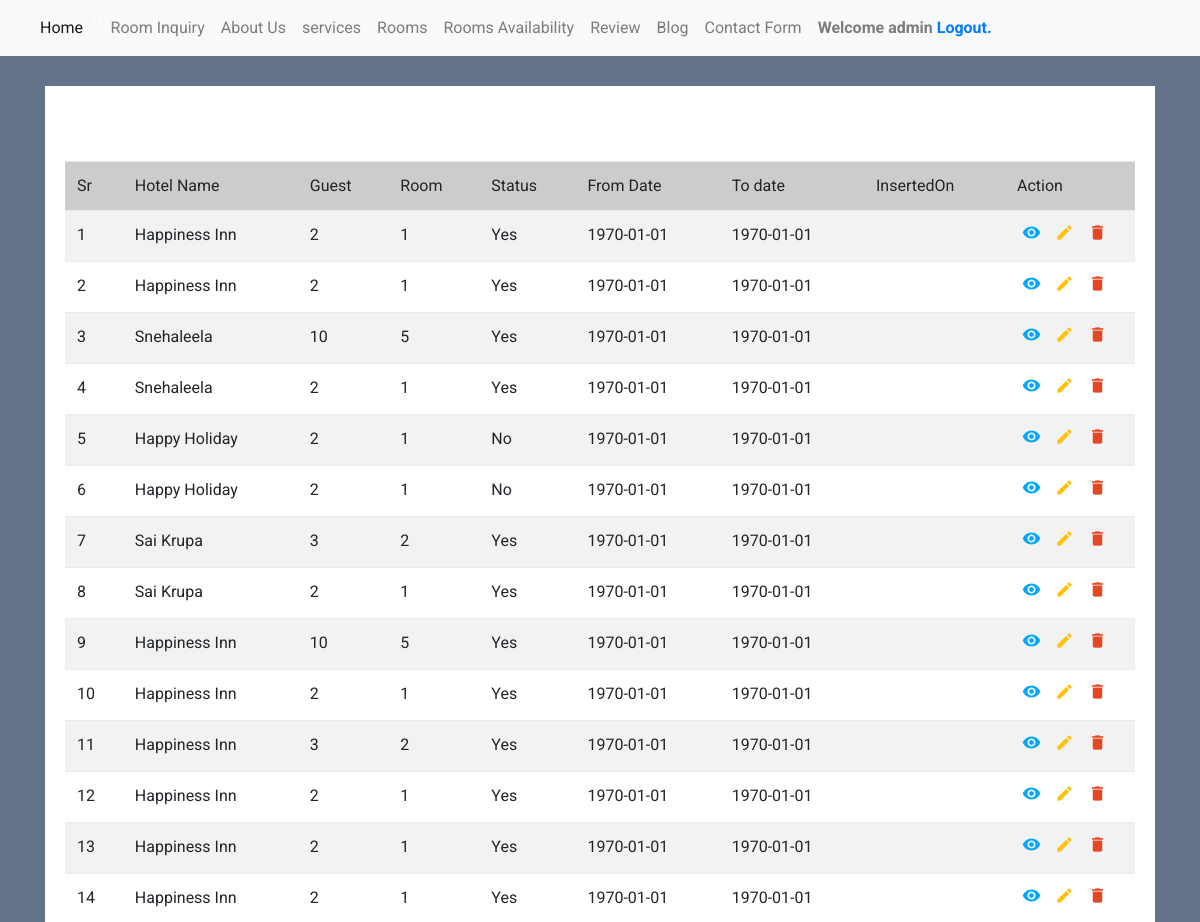
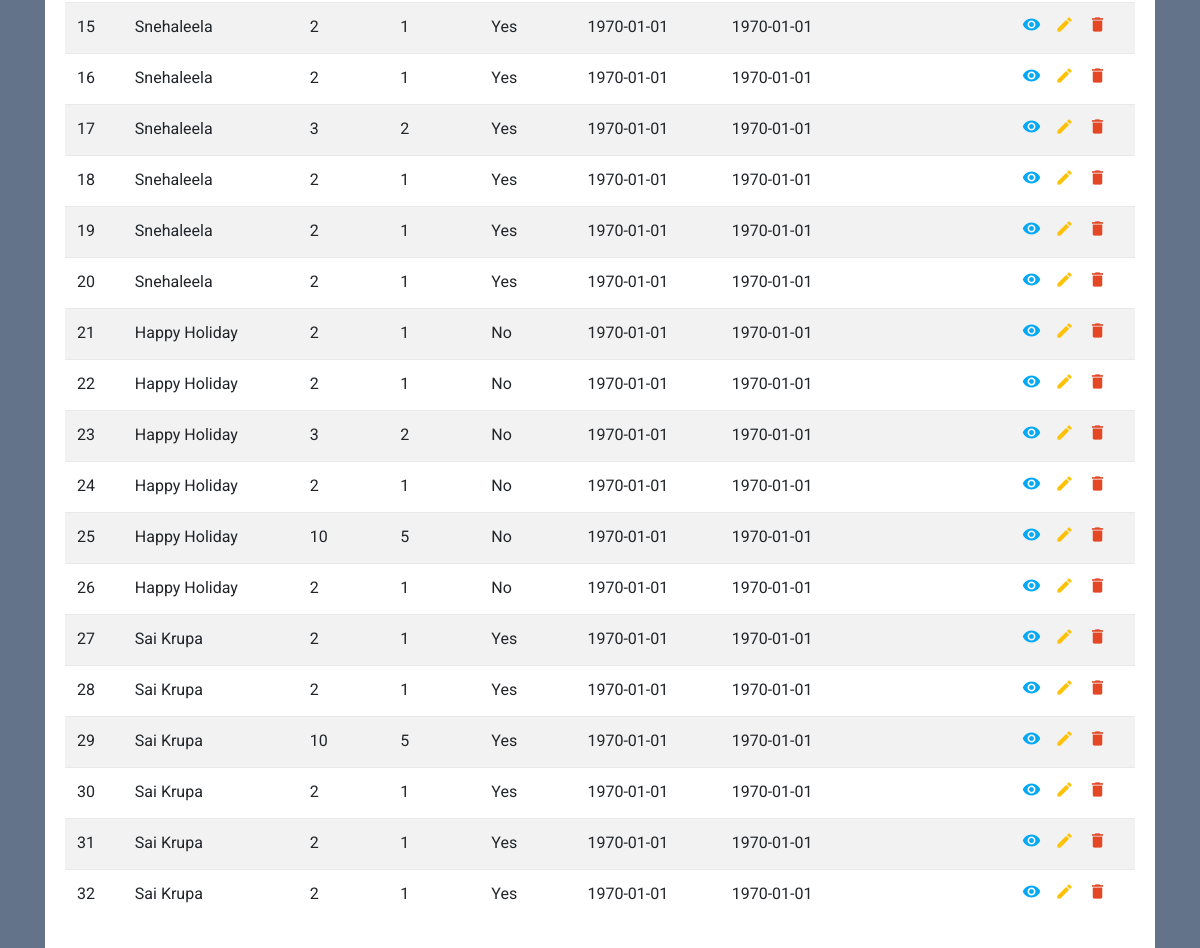
Screenshot of /admin/room_inquiry.php (signed in) with the database file from the repository (2 pictures, top to bottom).
### tables this page shows
CREATE TABLE `room_inquiry` (
  `id` int(11) NOT NULL,
  `checkIn` date NOT NULL,
  `checkOut` date NOT NULL,
  `guest` varchar(11) NOT NULL,
  `room` varchar(11) NOT NULL,
  `room_id` int(11) NOT NULL,
  `mobile_no` varchar(12) NOT NULL
);

CREATE TABLE `room_availability` (
  `id` int(11) NOT NULL,
  `room_id` varchar(11) NOT NULL,
  `hotel_id` int(11) NOT NULL,
  `hotel_name` varchar(50) NOT NULL,
  `hotel_room_name` varchar(50) NOT NULL,
  `Status` varchar(50) NOT NULL,
  `dtfrom` date NOT NULL,
  `dtto` date NOT NULL
);

### admin/room_inquiry.php (the view, shortened to what this page needs)
<?php
include('dbconnection.php');
if(!isset($_SESSION['valid'])) {
    header('Location: index.php');
}
else
{
?>
<!DOCTYPE html>
<html lang="en">
<head>
<link rel="stylesheet" href="https://stackpath.bootstrapcdn.com/bootstrap/4.5.0/css/bootstrap.min.css">
<link rel="stylesheet" href="https://maxcdn.bootstrapcdn.com/font-awesome/4.7.0/css/font-awesome.min.css">
</head>
<body>
<nav class="navbar navbar-expand-lg navbar-light bg-light">
<div class="collapse navbar-collapse" id="navbarSupportedContent">
<ul class="navbar-nav mr-auto">
<li class="nav-item active">
<a class="nav-link" href="main.php">Home <span class="sr-only">(current)</span></a>
</li>
<li class="nav-item">
<a class="nav-link" href="room_inquiry.php">Room Inquiry</a>
</li>
<li class="nav-item">
<a class="nav-link" href="about_us.php">About Us</a>
</li>
<li class="nav-item">
<a class="nav-link" href="services.php">services</a>
</li>
<li class="nav-item">
<a class="nav-link" href="main.php">Rooms</a>
</li>
<li class="nav-item">
<a class="nav-link" href="room_availibility.php">Rooms Availability</a>
</li>
<li class="nav-item">
<a class="nav-link" href="review.php">Review</a>
</li>
<li class="nav-item">
<a class="nav-link" href="blog.php">Blog</a>
</li>
<li class="nav-item">
<a class="nav-link" href="contact.php">Contact Form</a>
</li>
<li class="nav-item">
<div class="nav-link"><b>Welcome <?php echo $_SESSION["username"]; ?> <a href="logout.php" tite="Logout">Logout.</a></b></div>
</li>
</ul>
</div>
</nav>
<div class="container-xl">
<div class="table-responsive">
<div class="table-wrapper">
<div class="table-title">
<div class="row">
<div class="col-sm-5">
<h2><b>Assignment</b></h2>
</div>
<div class="col-sm-7" align="right">
</div>
</div>
</div>
<table class="table table-striped table-hover">
<thead>
<tr bgcolor='#CCCCCC'>
<td>Sr</td>
<td>Hotel Name</td>
<td>Guest</td>
<td>Room</td>
<td>Status</td>
<td>From Date</td>
<td>To date</td>
<td>InsertedOn</td>
<td>Action</td>
</tr>
</thead>
<tbody>
<?php
$ret=mysqli_query($con,"SELECT  *,room_availability.hotel_name,room_availability.Status FROM room_inquiry left join room_availability on room_inquiry.room_id = room_availability.room_id");
$cnt=1;
$row=mysqli_num_rows($ret);
if($row>0){
while ($row=mysqli_fetch_array($ret)) {
?>
<tr>
<td><?php echo $cnt;?></td>
<td><?php  echo $row['hotel_name'];?></td>
<td> <?php  echo $row['guest'];?></td>
<td> <?php  echo $row['room'];?></td>
<td> <?php  echo $row['Status'];?></td>
<td> <?php echo $row['checkIn'];?></td>
<td> <?php  echo $row['checkOut'];?></td>
<td> <?php  echo $row['InsertedOn'];?></td>
<td>
<?php
if($_SESSION["admin_status"] == "Y")
{
    ?>
<a href="read.php?viewid=<?php echo htmlentities ($row['id']);?>" class="view" title="View" data-toggle="tooltip"><i class="material-icons">&#xE417;</i></a>
    <a href="room_avl_edit.php?editid=<?php echo htmlentities ($row['id']);?>" class="edit" title="Edit" data-toggle="tooltip"><i class="material-icons">&#xE254;</i></a>
    <a href="main.php?delid=<?php echo ($row['id']);?>" class="delete" title="Delete" data-toggle="tooltip" onclick="return confirm('Do you really want to Delete ?');"><i class="material-icons">&#xE872;</i></a>
    <?php
}
?>
</td>
</tr>
<?php
$cnt=$cnt+1;
} } else {?>
<tr>
    <th style="text-align:center; color:red;" colspan="6">No Record Found</th>
</tr>
<?php } ?>
</tbody>
</table>
</div>
</div>
</div>
</body>
</html>
<?php
}
?>

### admin/room_inquiry.php (style rules this page uses)
body { color: #fff; background: #63738a; font-family: 'Roboto', sans-serif; }
.table-responsive { margin: 30px 0; }
.table-wrapper { min-width: 1000px; background: #fff; padding: 20px; box-shadow: 0 1px 1px rgba(0,0,0,.05); }
.table-title { font-size: 15px; padding-bottom: 10px; margin: 0 0 10px; min-height: 45px; }
.table-title h2 { margin: 5px 0 0; font-size: 24px; }
table.table tr th, table.table tr td { border-color: #e9e9e9; }
table.table td:last-child { width: 130px; }
table.table td a { color: #a0a5b1; display: inline-block; margin: 0 5px; }
table.table td a.view { color: #03A9F4; }
table.table td a.edit { color: #FFC107; }
table.table td a.delete { color: #E34724; }
table.table td i { font-size: 19px; }

### rows the page displays
room_inquiry: room_availability.hotel_name "Happiness Inn", guest "2", room "1", room_availability.Status "Yes", checkIn "1970-01-01", checkOut "1970-01-01", room_availability.hotel_name "Snehaleela", room_availability.hotel_name "Happy Holiday", room_availability.Status "No", room_availability.hotel_name "Sai Krupa"
room_inquiry: room_availability.hotel_name "Happiness Inn", guest "2", room "1", room_availability.Status "Yes", checkIn "1970-01-01", checkOut "1970-01-01", room_availability.hotel_name "Snehaleela", room_availability.hotel_name "Happy Holiday", room_availability.Status "No", room_availability.hotel_name "Sai Krupa"
room_inquiry: room_availability.hotel_name "Snehaleela", guest "10", room "5", room_availability.Status "Yes", checkIn "1970-01-01", checkOut "1970-01-01", room_availability.hotel_name "Happiness Inn", room_availability.hotel_name "Happy Holiday", room_availability.Status "No", room_availability.hotel_name "Sai Krupa"
room_inquiry: room_availability.hotel_name "Snehaleela", guest "2", room "1", room_availability.Status "Yes", checkIn "1970-01-01", checkOut "1970-01-01", room_availability.hotel_name "Happiness Inn", room_availability.hotel_name "Happy Holiday", room_availability.Status "No", room_availability.hotel_name "Sai Krupa"
room_inquiry: room_availability.hotel_name "Happy Holiday", guest "2", room "1", room_availability.Status "No", checkIn "1970-01-01", checkOut "1970-01-01", room_availability.hotel_name "Happiness Inn", room_availability.Status "Yes", room_availability.hotel_name "Snehaleela", room_availability.hotel_name "Sai Krupa"
room_inquiry: room_availability.hotel_name "Happy Holiday", guest "2", room "1", room_availability.Status "No", checkIn "1970-01-01", checkOut "1970-01-01", room_availability.hotel_name "Happiness Inn", room_availability.Status "Yes", room_availability.hotel_name "Snehaleela", room_availability.hotel_name "Sai Krupa"
room_inquiry: room_availability.hotel_name "Sai Krupa", guest "3", room "2", room_availability.Status "Yes", checkIn "1970-01-01", checkOut "1970-01-01", room_availability.hotel_name "Happiness Inn", room_availability.hotel_name "Snehaleela", room_availability.hotel_name "Happy Holiday", room_availability.Status "No"
room_inquiry: room_availability.hotel_name "Sai Krupa", guest "2", room "1", room_availability.Status "Yes", checkIn "1970-01-01", checkOut "1970-01-01", room_availability.hotel_name "Happiness Inn", room_availability.hotel_name "Snehaleela", room_availability.hotel_name "Happy Holiday", room_availability.Status "No"

### other values shown
$_SESSION["username"] "admin"
